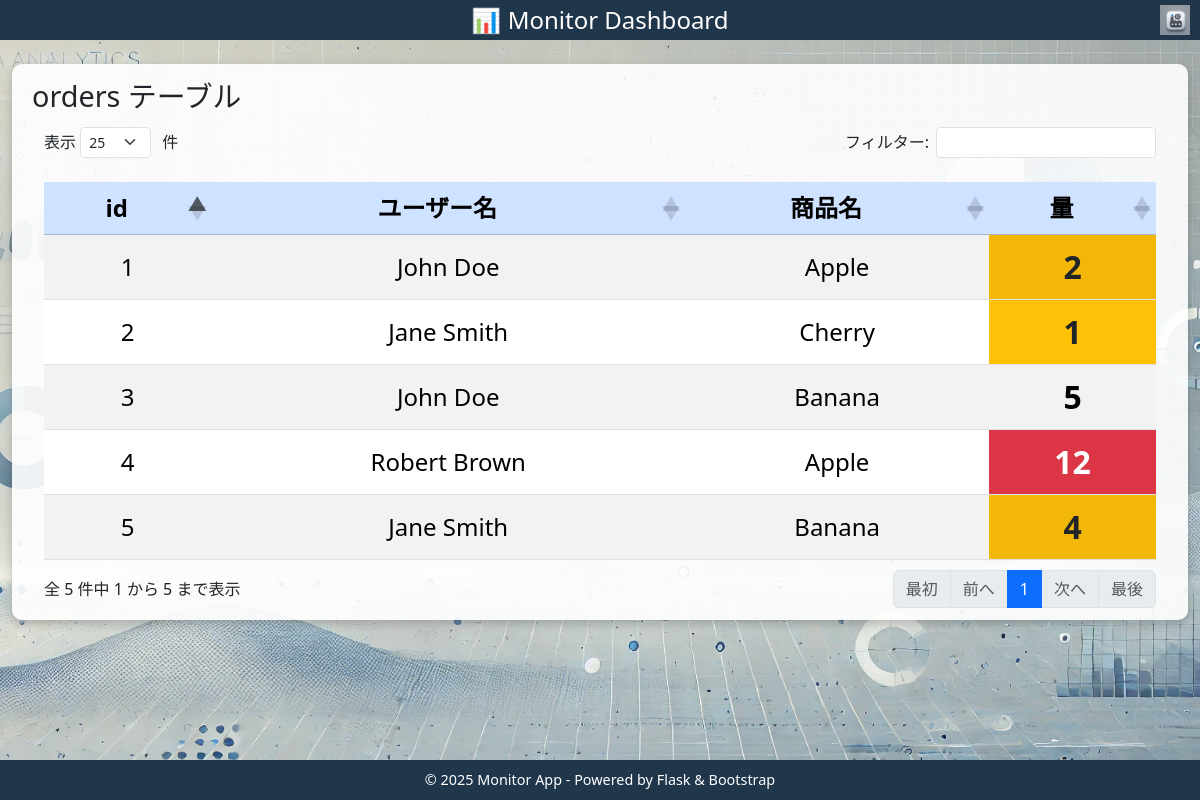
Page /table/orders on the committed database.
### tables this page shows
CREATE TABLE orders (
	id BIGINT, 
	user_id BIGINT, 
	product_id BIGINT, 
	amount FLOAT
);

CREATE TABLE users (
	id BIGINT, 
	name TEXT, 
	email TEXT
);

CREATE TABLE products (
	id BIGINT, 
	name TEXT, 
	price FLOAT
);

### app.py (the view)
@app.route("/table/<table_name>")
def show_table(table_name):
    if table_name not in ALLOWED_TABLES:
        abort(404)
    table_info = ALLOWED_TABLES[table_name]
    query = (
        text(table_info["join"])
        if "join" in table_info
        else text(f"SELECT * FROM {table_name}")
    )
    result = db.session.execute(query)
    columns = result.keys()
    data = [dict(zip(columns, row)) for row in result.fetchall()]
    return render_template(
        "table.html",
        table_name=table_name,
        columns=columns,
        data=data,
        cell_styles=TABLE_CELL_STYLES,
        app_title=APP_TITLE,
        header_text=HEADER_TEXT,
        footer_text=FOOTER_TEXT,
        favicon_path=FAVICON_PATH,
        title=f"{table_name} - {APP_TITLE}",
        refresh_interval=TABLE_REFRESH_INTERVAL,
    )

### templates/table.html (shortened to what this page needs)
{% extends "base.html" %}
{% block content %}
<div class="container content-container">
    <h2>{{ table_name }} テーブル</h2>
    <div class="table-responsive">
        <table id="dataTable" class="table table-striped table-hover mt-3">
            <thead class="table-primary">
                <tr>
                    {% for col in columns %}
                        <th data-column="{{ col }}"
                            style="width: {% if col in cell_styles[table_name] and 'width' in cell_styles[table_name][col] %}
                                {{ cell_styles[table_name][col]['width'] }}{% else %}auto{% endif %};">
                            {{ col }}
                        </th>
                    {% endfor %}
                </tr>
            </thead>
            <tbody>
                {% for row in data %}
                    <tr>
                        {% for col in columns %}
                            {% set style_class = "" %}
                            {% set cell_value = row[col] %}
                            {% if table_name in cell_styles and col in cell_styles[table_name] %}
                                {% set rules = cell_styles[table_name][col] %}
                                {% if cell_value is not string and cell_value is number %}
                                    {% set cell_value = cell_value|float %}
                                {% endif %}
                                {% if cell_value is number %}
                                    {% if "greater_than" in rules and cell_value > rules["greater_than"]["value"]|float %}
                                        {% set style_class = rules["greater_than"]["class"] %}
                                    {% elif "less_than" in rules and cell_value < rules["less_than"]["value"]|float %}
                                        {% set style_class = rules["less_than"]["class"] %}
                                    {% elif "equal_to" in rules and cell_value == rules["equal_to"]["value"]|float %}
                                        {% set style_class = rules["equal_to"]["class"] %}
                                    {% endif %}
                                {% endif %}
                            {% endif %}
                            <td class="{{ style_class }}" data-column="{{ col }}" data-value="{{ row[col] }}" data-class="{{ style_class }}">
                                {% if cell_value is number %}
                                    {% if cell_value == cell_value|int %}
                                        {{ cell_value|int }}
                                    {% else %}
                                        {{ cell_value|float }}
                                    {% endif %}
                                {% else %}
                                    {{ cell_value }}
                                {% endif %}
                            </td>
                        {% endfor %}
                    </tr>
                {% endfor %}
            </tbody>
        </table>
    </div>
</div>
<link rel="stylesheet" href="{{ url_for('static', filename='css/jquery.dataTables.min.css') }}">
{% endblock %}

### templates/base.html (style rules this page uses)
body { background-color: #f8f9fa; display: flex; flex-direction: column; min-height: 100vh; }

### rows in the picture
orders: columns "1" "2"
users: columns "John Doe" "John Doe"
products: columns "Apple" "Apple"
orders: columns "2" "1"
users: columns "Jane Smith" "Jane Smith"
products: columns "Cherry"
orders: columns "3" "5"
products: columns "Banana" "Banana"
orders: columns "4" "12"
users: columns "Robert Brown"
orders: columns "5" "4"

### other values in the picture
{{ header_text or "Monitor Dashboard" }} "📊 Monitor Dashboard"
{{ table_name }} "orders"
{{ col }} "id" "ユーザー名" "商品名" "量"
{{ footer_text or "© 2025 Monitor App - Powered by Flask & Bootstrap" }} "© 2025 Monitor App - Powered by Flask & Bootstrap"
